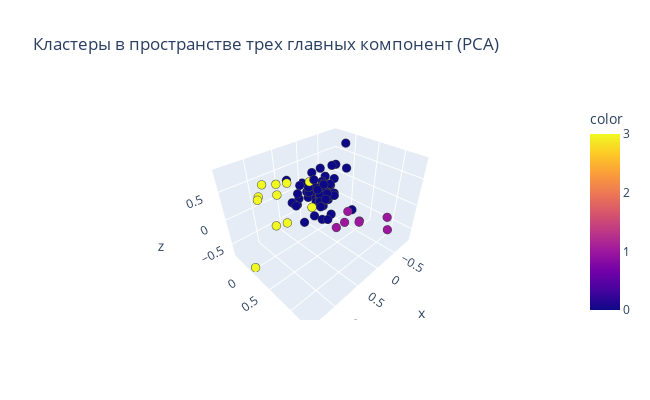

Here is the notebook cell this chart was saved with:
### Code cell
# Гауссова смесь, наилучший вариант: covariance_type='tied'
gmix = GaussianMixture(
    n_components=3, random_state=42, covariance_type='tied')
labels_gmix = gmix.fit_predict(X_pca)
df_region['cluster'] = labels_gmix

# Упорядочим нумерацию кластеров 
df_region['cluster'] = df_region['cluster'].replace({2:0, 0:1, 3:2, 1:3})
df_region.to_csv('data/regions_cluster.csv')
df_region['cluster'].to_csv('data/labels.csv')

fig = px.scatter_3d(
    x=X_pca[:,0], y=X_pca[:,1], z=X_pca[:,2],
    title='Кластеры в пространстве трех главных компонент (PCA)',
    color=df_region['cluster'], width=650, height=400)
fig.update_traces(marker={'size':3}, marker_line_width=0.5)
fig.show()
